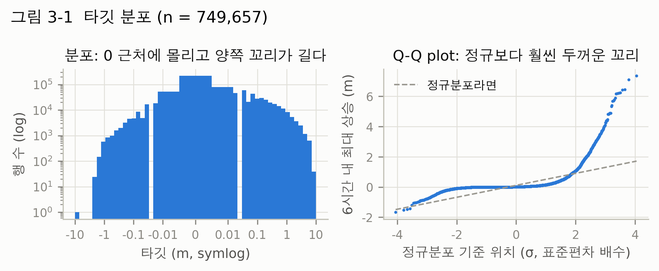
#> input picture eda/figures/textbook/fig3-1_target_dist.png, 659 x 271 px, shrunk from 1871 x 769 before the run, found by its file name
$ python m02_marked_figs.py
#> lines starting #> are read from the running program, lines starting #| are printed output that depends on the picture
"""중간보고서(옵시디언 표시 반영판)용 그림.

- 기존 그림 잘라 쓰기: fig3-1 → Q-Q plot만, sh_4-3 → 그룹별 자기상관 곡선만
- 새 그림: sh_2-3c (sh_2-3b의 IMERG를 레이더로 바꾼 판), sh_3-0 (VIF)
실행: python eda/src/m02_marked_figs.py
출력: eda/figures/midterm2/*.png (옵시디언 이미지 폴더에도 복사)
"""
import shutil
from pathlib import Path

import numpy as np
import pandas as pd
import matplotlib.pyplot as plt
import seaborn as sns
from PIL import Image

ROOT = Path(__file__).resolve().parents[2]
EDA = ROOT / "eda"
OUT = EDA / "figures" / "midterm2"
OUT.mkdir(parents=True, exist_ok=True)
VAULT_IMG = Path.home() / "Library/Mobile Documents/iCloud~md~obsidian/Documents/mooimong/90_아카이브/이미지"

# self.ipynb와 같은 스타일
sns.set_theme(style="whitegrid")
plt.rcParams["font.family"] = "AppleGothic"
plt.rcParams["axes.unicode_minus"] = False
C_BOTH, C_A, C_SFC, C_NONE = "#2F6DB5", "#8FB3DE", "#E07B39", "#D0D0D0"


def save(fig, name):
    p = OUT / name
    fig.savefig(p, dpi=130, bbox_inches="tight")
    plt.close(fig)
    print("  [fig]", p.name)


# ============================================================
# 1. 기존 그림 잘라 쓰기
# ============================================================
def crop(src, box_frac, name):
#> called with src = 'fig3-1_target_dist.png', box_frac = (0.5, 0.13, 1, 1), name = 'fig3-1_qq_only.png'
    im = Image.open(VAULT_IMG / src)
#> im is the input picture: PIL image 659x271 RGBA; mean R, G, B, A 216.7, 227.6, 239.7, 255
    w, h = im.size
#> w = 659; h = 271
    x0, y0, x1, y1 = box_frac
    im.crop((int(x0 * w), int(y0 * h), int(x1 * w), int(y1 * h))).save(OUT / name)
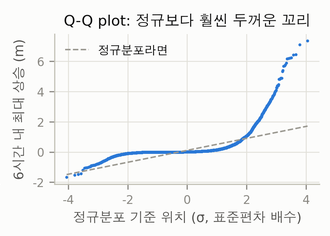
#> saved as fig3-1_qq_only.png: PIL image 330x236 RGBA; mean R, G, B, A 243.3, 244.1, 244, 255
    print("  [crop]", name)


crop("fig3-1_target_dist.png", (0.500, 0.13, 1.0, 1.0), "fig3-1_qq_only.png")
crop("sh_4-3_periodicity_map.png", (0.5, 0.0, 1.0, 1.0), "sh_4-3_group_acf.png")
#> (the run stopped early here; a loop or call above may not have finished)
